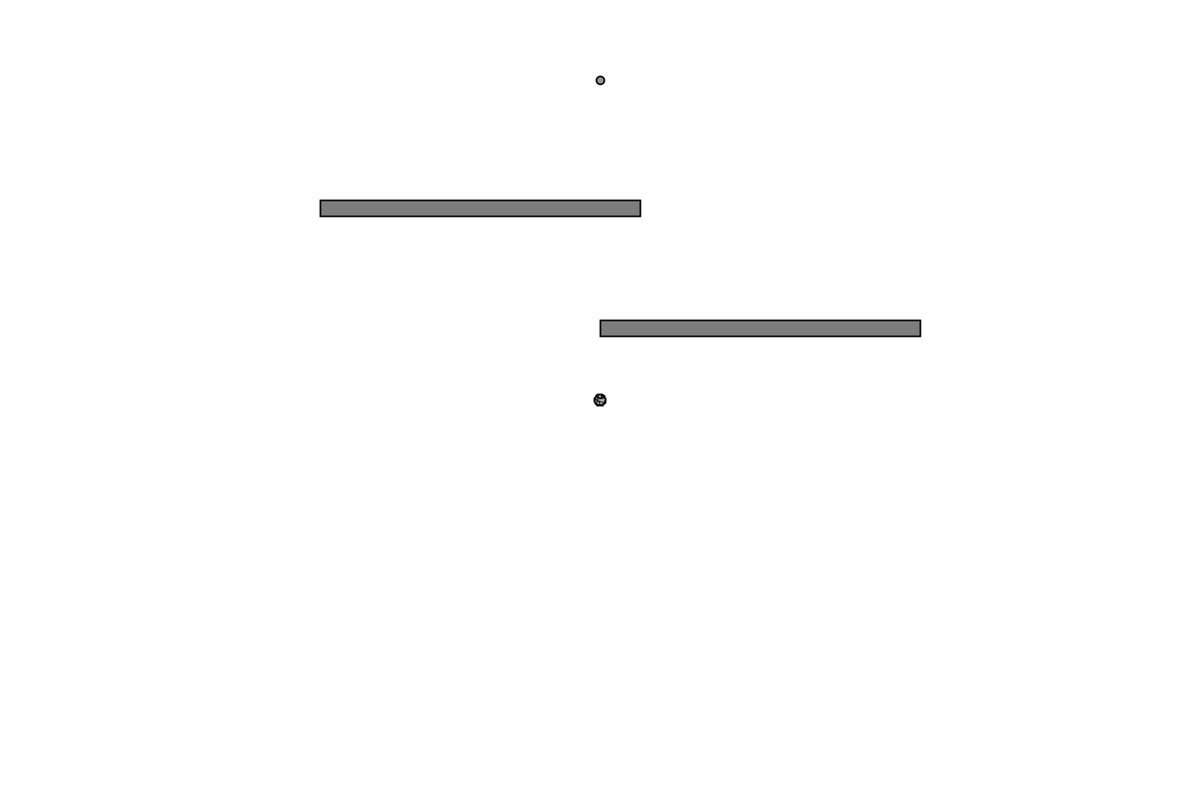
Frame 1 (no input)
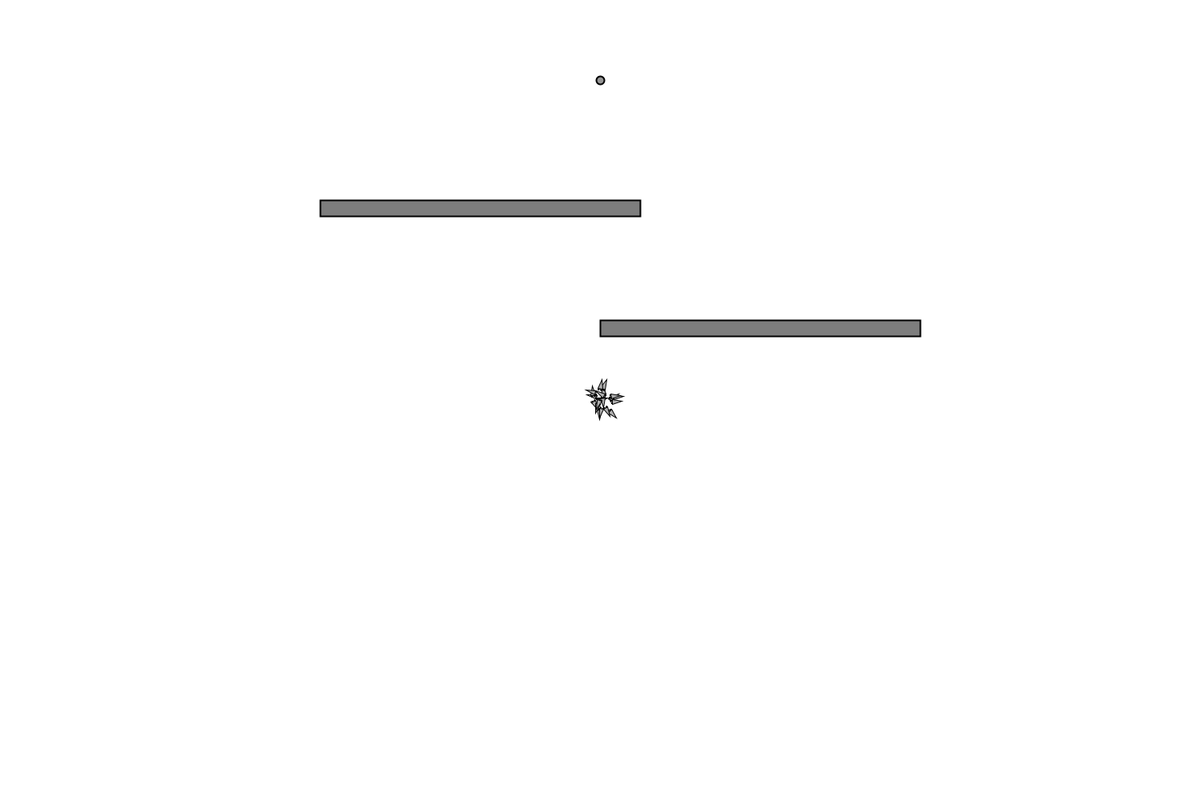
Frame 60 (the mouse pressed at the canvas centre just before this capture)
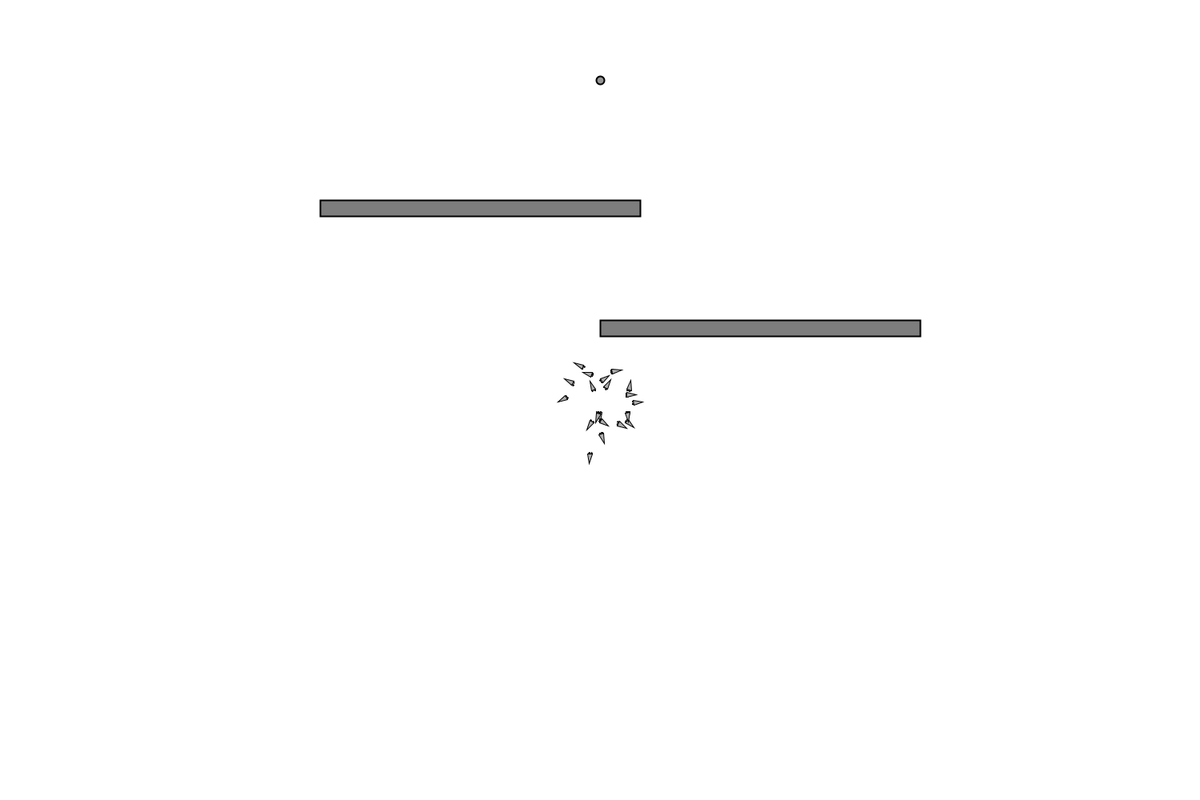
Frame 120 (the mouse held since frame 60 and released just before this capture)

The Processing sketch that drew these frames (run headless with seeded random() and noise(); from frame 60 on, the mouse is pressed at the canvas centre):

// Processing sketch: The_HeightGradeGA
// ── The_HeightGradeGA.pde
int lifeCount;
int lifeTime;
Target[] target;
Population population;
Obstacle[] obstacle;
void setup()
{
  size(1500,1000);
  
  lifeTime = 600;
  lifeCount = 0;
  
  target = new Target[2];
  obstacle = new Obstacle[2];
  population = new Population(20,0.01);
  
  target[1] = new Target(width/2,height/2-400,10);
  obstacle[0] = new Obstacle(width/2,height/2-100,400,20);
  obstacle[1] = new Obstacle(width/2-350,height/2-250,400,20);


  PVector left = new PVector(obstacle[1].location.x+obstacle[1].w,obstacle[1].location.y);
  PVector right = obstacle[0].location;
  PVector middle = PVector.add(right,left);
  middle.div(2);
  target[0] = new Target(middle.x,middle.y,0);
  //init the data
}

void draw()
{
  background(255);
  for(Obstacle b:obstacle){
    b.display();
  }
  
  for(Target t:target){
    t.display();
  }
  
  population.live();
  lifeCount++;
  
  if(lifeCount>=lifeTime){
    population.countFitness();
    
     population.createMatingPool(); 
     
     population.startBreed();
     lifeCount = 0;
  }
}
// ── DNA.pde
class DNA
{
  
  PVector[]genes;
  float maxForce;
  DNA()
  {
    genes = new PVector[lifeTime];
    maxForce = 0.1;
  }
  
  void init()
  {
     for(int i = 0;i<lifeTime;i++)
    {
       genes[i] = PVector.random2D();
       genes[i].mult(random(0,maxForce));
    } 
  }
  
  void mutate(float mutatingRate)//mutating the genes
  {
    for(int i=0;i<lifeTime;i++)
    {
       float p = random(1); 
       if(p<mutatingRate)
       {
           genes[i] = PVector.random2D();
           genes[i].mult(random(maxForce));
       }
    }
  }
}
// ── Obstacle.pde
class Obstacle
{
  PVector location;
  float w;
  float h;
  
  Obstacle(float x,float y,float _w,float _h)
  {
    location = new PVector(x,y);
    w = _w;
    h = _h;
  }
  
  void display()
  {
      fill(125);
      strokeWeight(2);
      rectMode(CORNER);
      rect(location.x,location.y,w,h);
      noFill();
  }
  
  boolean contians(PVector v)
  {
    if(v.x>location.x&&v.x<location.x+w&&v.y>location.y&&v.y<location.y+h)
     return true;
     return false;
  }
}
// ── Population.pde
class Population
{
  ArrayList<Rocket> population;
  ArrayList<Rocket> matingPool;
  int  Number;
  int generation;
  float mutatingRate;
  float maxFitness;
  
  Population(int _Number,float _mutatingRate)
  {
    Number = _Number;
    mutatingRate = _mutatingRate;
    generation = 0;
    population = new ArrayList<Rocket>();
    matingPool = new ArrayList<Rocket>();
    for(int i = 0;i<Number;i++)
    {
        DNA d = new DNA();
        d.init();
        Rocket r = new Rocket(d,3);
        population.add(r);
    }
    //create the population
  }
  
  void live()
  {
     for(Rocket r:population)
     {
       r.run();
     }
     
  }
  //draw the rocket
  
  void createMatingPool()
  {
    matingPool.clear();
    float max = getMaxFitness();
    for(Rocket r:population)
    { 
       int n = int(map(r.fitness,0,max,0,1)*100);
       
       for(int i = 0;i<n;i++)
       {
          matingPool.add(r); 
       }
    }
  }
  //create the matingPool
  
  void startBreed()
  {
    population.clear();
    
    for(int i = 0;i<Number;i++)
    {
        int a = (int)random(0,matingPool.size());
        
        int b = (int)random(0,matingPool.size());
        
        Rocket partentA = matingPool.get(a);
        Rocket partentB = matingPool.get(b);
        
        Rocket child = partentA.mating1(partentB);
        child.mutating(mutatingRate);
        population.add(child);
    }
    generation++;
  }
  
  void countFitness()
  {
    for(Rocket r:population)
    {
       r.fitness2();
       //r.fitness2();
    }
  }
  
  float getMaxFitness()
  {
    float maxFitness = 0;
    for(Rocket r:population)
    {
       if(r.fitness>maxFitness)
       {
          maxFitness = r.fitness; 
       }
    }
    
    return maxFitness;
  }
}
// ── Rocket.pde
class Rocket
{
   DNA dna;
  PVector location;
  PVector acceleration;
  PVector velocity;
  float fitness;
  float r;
  boolean stopOn1;
  boolean stopOn2;
  boolean onArea1;
  boolean onArea2;
  
  Rocket(DNA _dna,float _r)
  {
     stopOn1 = false;
     stopOn2 = false;
     onArea2 = false;
     onArea1 = false;
     dna = _dna;
     r = _r;
     location = new PVector(width/2,height/2);
     acceleration = new PVector();
     velocity = new PVector();
     fitness = 0;
   }
   
   void applyForce(PVector force)
   {
     PVector f = force.get();
     acceleration.add(f);
   }
   
   void update()
   {
      velocity.add(acceleration);
      location.add(velocity);
      acceleration.mult(0);
   }
   
   void run()
   {
     if(!stopOn1&&!stopOn2){
       applyForce(dna.genes[lifeCount]);
     
       update();
     
       display();
       
       
      
      if(location.x<obstacle[0].location.x+50&&location.x>obstacle[1].location.x){
        if(location.y>obstacle[1].location.y&&location.y<obstacle[0].location.y) 
          onArea1 = true;
       }
       //check the area one 
       if(location.y<obstacle[1].location.y){
         onArea2 = true;
       }
         
       stopOn1 = obstacle[0].contians(location);
       stopOn2 = obstacle[1].contians(location);
     }
     //check the area tow
   }
   
   void display()
   {
     float theta = velocity.heading2D() + PI/2;
    fill(200, 100);
    stroke(0);
    strokeWeight(1);
    pushMatrix();
    translate(location.x, location.y);
    rotate(theta);

    // Thrusters
    rectMode(CENTER);
    fill(0);
    rect(-r/2, r*2, r/2, r);
    rect(r/2, r*2, r/2, r);

    // Rocket body
    fill(175);
    beginShape(TRIANGLES);
    vertex(0, -r*2);
    vertex(-r, r*2);
    vertex(r, r*2);
    endShape();

    popMatrix();
   }
   
   void fitness1()
   {
     float distance = PVector.dist(location,target[1].location);
     float setoff = 1;
     
     if(stopOn1){
         setoff/=10;
     }
     
     if(stopOn2){
       setoff/=5;
     }
     
     if(onArea1) setoff*=10;
     if(onArea2) setoff*=50;
     
     //fitness = 1/bestDistance;
     fitness = 1/distance;
     fitness*=setoff;
   }
   
   void fitness2()
   {
       boolean setTarget = location.y>obstacle[1].location.y;   
       int mark = 0;
       
       if(setTarget) mark = 0;
       else mark = 1;
       
       float setoff = 1;
       float distance = PVector.dist(location,target[mark].location);
       
       if(stopOn1||stopOn2) setoff/=20;
       if(mark==1) setoff*=20;
       //if the target is the best 
       if(onArea1) setoff*=10;
       if(onArea2) setoff*=20;
       
       fitness = 1/(distance*distance);
       fitness*=setoff;
       //fitness = (1/distance)*setoff;
   }
   
   void mutating(float mutatingRate)
   {
     for(int i = 0;i<dna.genes.length;i++)
     {
       float p = random(0,1);
       if(p<mutatingRate)
       {
          dna.genes[i] = PVector.random2D(); 
          dna.genes[i].mult(random(dna.maxForce));
       }
     }
   }
   //make the rocket mutate
   
   Rocket mating1(Rocket partentB)
   {
     int mark = (int)random(dna.genes.length);
     DNA d = new DNA();
     for(int i = 0;i<lifeTime;i++)
     {
         if(i>mark) d.genes[i] = dna.genes[i];
         else d.genes[i] = partentB.dna.genes[i];
     }
     
     Rocket r = new Rocket(d,3);
     return r;
   }
   
   
   Rocket mating2(Rocket partentB)
   {
     DNA d = new DNA();
     for(int i = 0;i<lifeTime;i++)
     {
         float p = random(1);
         if(p<0.5) d.genes[i] = dna.genes[i];
         else d.genes[i] = partentB.dna.genes[i];
     }
     Rocket r = new Rocket(d,3);
     return r;
   }
   
   
   
}
// ── Target.pde
class Target
{
  PVector location;
  float r;
  
  Target(float x,float y,float _r)
  {
    location = new PVector(x,y);
    r = _r;
  }
  
  void display()
  {
    fill(150);
    
    ellipse(location.x,location.y,r,r);
    noFill();
  }
  
  boolean contains(PVector v)
  {
    float distnace = PVector.dist(v,location);
    if(distnace<r) return true;
    return false;
  }
  
  void setTarget(PVector _location)
  {
    location = _location.get();
  }
}
